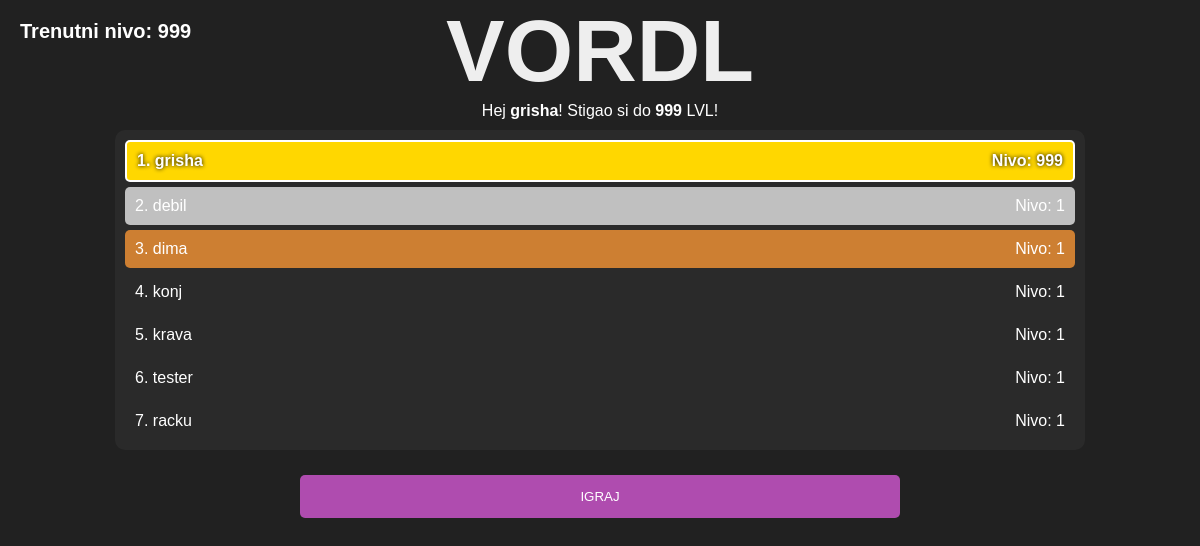
Page / (signed in) on the earlier database version.
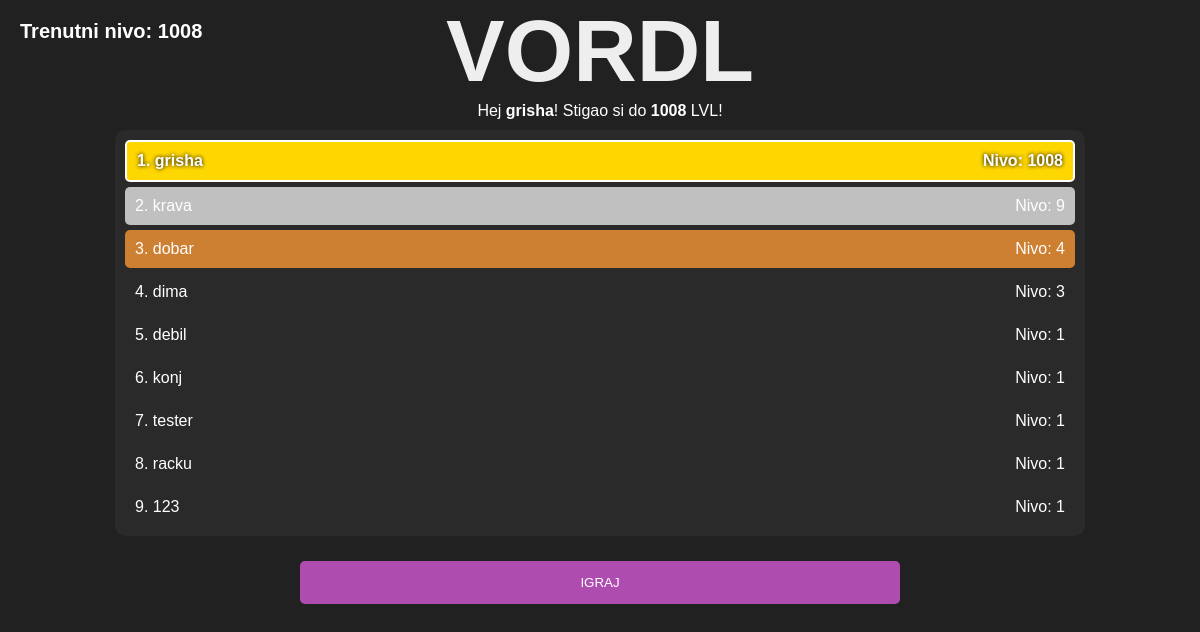
Same page on the later database version.
### main.py (models this page shows, shortened)
class User(db.Model, UserMixin):
    id = db.Column(db.Integer, primary_key=True)
    username = db.Column(db.String(25), unique=True, nullable=False)
    password = db.Column(db.String(50), nullable=False)
    current_level = db.Column(db.Integer, default=1)

### main.py (the view)
@app.route('/')
@login_required
def index():
    return render_template('index.html',
        level=current_user.current_level,
        username=current_user.username,
        scoreboard=getTopTen()
    )

### main.py (called while the page is built)
def getTopTen():
    users = User.query.order_by(User.current_level.desc()).limit(10).all()
    rank_list = []
    for user in users:
        rank_list.append({
            "username": user.username,
            "level": user.current_level
        })
    return rank_list

@login_manager.user_loader
def load_user(user_id):
    return User.query.get(int(user_id))

### templates/index.html (shortened to what this page needs)
<!DOCTYPE html>
<html lang="en">
<head>
    <link rel="stylesheet" href="static/css/default.css">
    <link rel="stylesheet" href="static/css/index.css">
    <link rel="stylesheet" href="https://cdnjs.cloudflare.com/ajax/libs/fullPage.js/3.1.0/fullpage.css">
</head>
<body>
    <div id="fullpage">
        <div class="section active">
            <div class="header">
                <h1>VORDL</h1>
                <p>Hej <span>{{username}}</span>! Stigao si do <span>{{level}}</span> LVL!</p>
                <div class="scoreboard">
                    {% for item in scoreboard %}
                        {% if item.username == username %}
                            <div class="element" id="element-me">
                                <span>{{loop.index}}. {{item.username}}</span>
                                <span>Nivo: {{item.level}}</span>
                            </div>
                        {% else %}
                            <div class="element">
                                <span>{{loop.index}}. {{item.username}}</span>
                                <span>Nivo: {{item.level}}</span>
                            </div>
                        {% endif %}
                    {% endfor %}
                </div>
                <button id="play">IGRAJ</button>
            </div>
        </div>
        <div class="section" id="game-section">
            <div class="level-display">
                <p>Trenutni nivo: {{level}}</p>
            </div>
        </div>
    </div>
</body>
</html>

### static/css/default.css (style rules this page uses)
* { margin: 0; font-family: Arial, Helvetica, sans-serif; user-select: none; }
html, body { width: 100%; height: 100%; overflow: hidden; }
body { background-color: #212121; position: relative; }
h1 { color: #EEEEEE; font-size: 5.5em; font-weight: bold; }

### static/css/index.css (style rules this page uses)
.header { display: flex; justify-content: center; align-items: center; flex-direction: column; }
.header p { color: white; }
.header p span { font-weight: bold; }
.header button { background-color: #af4caf; color: white; padding: 14px 20px; margin: 15px 0; width: 50%; border: none; cursor: pointer; border-radius: 5px; }
.scoreboard { padding: 5px; margin: 10px; border-radius: 10px; background-color: #2a2a2a; width: 80%; }
.scoreboard .element { padding: 10px; border-radius: 5px; color: white; display: flex; justify-content: space-between; margin: 5px; }
.scoreboard .element:nth-child(1) { background-color: #FFD700 !important; font-weight: bold; text-shadow: 0px 0px 4px #000000; }
.scoreboard .element:nth-child(2) { background-color: #C0C0C0 !important; }
.scoreboard .element:nth-child(3) { background-color: #CD7F32 !important; }
#element-me { border: 2px solid white; }
.level-display { position: absolute; top: 0; padding: 20px; color: white; font-weight: bold; font-size: 20px; }

Differences in the rows shown:
changed User "grisha": current_level "999" → "1008"; level "999" → "1008"
changed User "krava": level "1" → "9"; moves up the list
added User: username "dobar", level "4"
changed User "dima": level "1" → "3"; moves down the list
added User: username "123", level "1"
